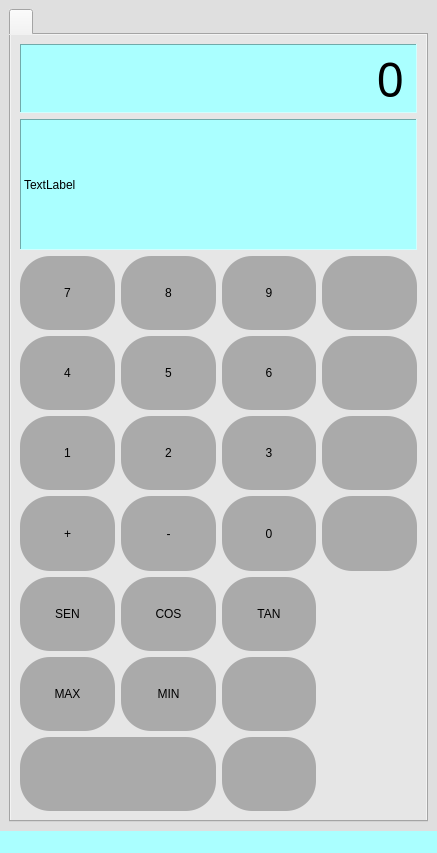
<?xml version="1.0" encoding="UTF-8"?>
<ui version="4.0">
 <class>MainWindow</class>
 <widget class="QMainWindow" name="MainWindow">
  <property name="geometry">
   <rect>
    <x>0</x>
    <y>0</y>
    <width>437</width>
    <height>853</height>
   </rect>
  </property>
  <property name="windowTitle">
   <string>Calculator 33?</string>
  </property>
  <property name="styleSheet">
   <string notr="true">background-color: rgb(170, 255, 255);</string>
  </property>
  <widget class="QWidget" name="centralwidget">
   <property name="styleSheet">
    <string notr="true">

background-color: rgb(223, 223, 223);</string>
   </property>
   <layout class="QVBoxLayout" name="verticalLayout">
    <item>
     <widget class="QTabWidget" name="">
      <property name="styleSheet">
       <string notr="true">background-color: rgb(230, 230, 230);</string>
      </property>
      <widget class="QWidget" name="Page1" native="true">
       <attribute name="title">
        <string/>
       </attribute>
       <layout class="QGridLayout" name="gridLayout">
        <property name="sizeConstraint">
         <enum>QLayout::SetDefaultConstraint</enum>
        </property>
        <item row="5" column="2">
         <widget class="QPushButton" name="Button_0">
          <property name="sizePolicy">
           <sizepolicy hsizetype="MinimumExpanding" vsizetype="Preferred">
            <horstretch>20</horstretch>
            <verstretch>17</verstretch>
           </sizepolicy>
          </property>
          <property name="styleSheet">
           <string notr="true">QPushButton{
font: 75 15pt &quot;Yu Gothic UI Semibold&quot;;
	color: rgb(0,0,0);
	background-color: rgb(38, 0, 0);
border-radius: 30px;

}
QPushButton{
background-color: rgba(170,170,170);
	color:rgb(0,0,0)

}
QPushButton:hover{
color: rgb(61, 61, 61);
	background-color: rgb(238, 238, 238);

}</string>
          </property>
          <property name="text">
           <string>0</string>
          </property>
         </widget>
        </item>
        <item row="5" column="3">
         <widget class="QPushButton" name="Button_Multiplicar">
          <property name="sizePolicy">
           <sizepolicy hsizetype="MinimumExpanding" vsizetype="Preferred">
            <horstretch>20</horstretch>
            <verstretch>17</verstretch>
           </sizepolicy>
          </property>
          <property name="styleSheet">
           <string notr="true">QPushButton{
font: 75 8pt &quot;System&quot;;
	color: rgb(255,255,255);
	background-color: rgb(38, 0, 0);
border-radius: 30px;

}
QPushButton{
background-color: rgba(170,170,170);
	color:rgb(255,255,255)

}
QPushButton:hover{
color: rgb(61, 61, 61);
	background-color: rgb(238, 238, 238);

}</string>
          </property>
          <property name="text">
           <string/>
          </property>
          <property name="icon">
           <iconset>
            <normaloff>../../../Users/holan/OneDrive/Escritorio/x.png</normaloff>../../../Users/holan/OneDrive/Escritorio/x.png</iconset>
          </property>
          <property name="shortcut">
           <string>*</string>
          </property>
         </widget>
        </item>
        <item row="0" column="0" colspan="4">
         <widget class="QLabel" name="outputNumerico">
          <property name="enabled">
           <bool>true</bool>
          </property>
          <property name="sizePolicy">
           <sizepolicy hsizetype="MinimumExpanding" vsizetype="Preferred">
            <horstretch>0</horstretch>
            <verstretch>15</verstretch>
           </sizepolicy>
          </property>
          <property name="maximumSize">
           <size>
            <width>16777</width>
            <height>1677</height>
           </size>
          </property>
          <property name="font">
           <font>
            <family>Yu Gothic UI Semibold</family>
            <pointsize>36</pointsize>
            <weight>7</weight>
            <italic>false</italic>
            <bold>false</bold>
           </font>
          </property>
          <property name="styleSheet">
           <string notr="true">font: 63 36pt &quot;Yu Gothic UI Semibold&quot;;
background-color: rgb(170, 255, 255);
color: rgb(0, 0, 0)
</string>
          </property>
          <property name="frameShape">
           <enum>QFrame::Panel</enum>
          </property>
          <property name="frameShadow">
           <enum>QFrame::Sunken</enum>
          </property>
          <property name="text">
           <string>0</string>
          </property>
          <property name="alignment">
           <set>Qt::AlignRight|Qt::AlignTrailing|Qt::AlignVCenter</set>
          </property>
         </widget>
        </item>
        <item row="4" column="3">
         <widget class="QPushButton" name="Button_Dividir">
          <property name="sizePolicy">
           <sizepolicy hsizetype="MinimumExpanding" vsizetype="Preferred">
            <horstretch>20</horstretch>
            <verstretch>17</verstretch>
           </sizepolicy>
          </property>
          <property name="styleSheet">
           <string notr="true">QPushButton{
font: 75 8pt &quot;System&quot;;
	color: rgb(255,255,255);
	background-color: rgb(38, 0, 0);
border-radius: 30px;

}
QPushButton{
background-color: rgba(170,170,170);
	color:rgb(255,255,255)

}
QPushButton:hover{
color: rgb(61, 61, 61);
	background-color: rgb(238, 238, 238);

}</string>
          </property>
          <property name="text">
           <string/>
          </property>
          <property name="icon">
           <iconset>
            <normaloff>../../../Users/holan/OneDrive/Escritorio/dividir.png</normaloff>../../../Users/holan/OneDrive/Escritorio/dividir.png</iconset>
          </property>
          <property name="shortcut">
           <string>/</string>
          </property>
         </widget>
        </item>
        <item row="4" column="2">
         <widget class="QPushButton" name="Button_3">
          <property name="sizePolicy">
           <sizepolicy hsizetype="MinimumExpanding" vsizetype="Preferred">
            <horstretch>20</horstretch>
            <verstretch>17</verstretch>
           </sizepolicy>
          </property>
          <property name="styleSheet">
           <string notr="true">QPushButton{
font: 75 15pt &quot;Yu Gothic UI Semibold&quot;;
	color: rgb(0,0,0);
	background-color: rgb(38, 0, 0);
border-radius: 30px;

}
QPushButton{
background-color: rgba(170,170,170);
	color:rgb(0,0,0)

}
QPushButton:hover{
color: rgb(61, 61, 61);
	background-color: rgb(238, 238, 238);

}</string>
          </property>
          <property name="text">
           <string>3</string>
          </property>
          <property name="shortcut">
           <string>3</string>
          </property>
         </widget>
        </item>
        <item row="3" column="0">
         <widget class="QPushButton" name="Button_4">
          <property name="sizePolicy">
           <sizepolicy hsizetype="MinimumExpanding" vsizetype="Preferred">
            <horstretch>20</horstretch>
            <verstretch>17</verstretch>
           </sizepolicy>
          </property>
          <property name="styleSheet">
           <string notr="true">QPushButton{
font: 75 15pt &quot;Yu Gothic UI Semibold&quot;;
	color: rgb(0,0,0);
	background-color: rgb(38, 0, 0);
border-radius: 30px;

}
QPushButton{
background-color: rgba(170,170,170);
	color:rgb(0,0,0)

}
QPushButton:hover{
color: rgb(61, 61, 61);
	background-color: rgb(238, 238, 238);

}</string>
          </property>
          <property name="text">
           <string>4</string>
          </property>
          <property name="shortcut">
           <string>4</string>
          </property>
         </widget>
        </item>
        <item row="7" column="2">
         <widget class="QPushButton" name="Button_Promedio">
          <property name="sizePolicy">
           <sizepolicy hsizetype="MinimumExpanding" vsizetype="Preferred">
            <horstretch>20</horstretch>
            <verstretch>17</verstretch>
           </sizepolicy>
          </property>
          <property name="styleSheet">
           <string notr="true">QPushButton{
font: 75 8pt &quot;System&quot;;
	color: rgb(255,255,255);
	background-color: rgb(38, 0, 0);
border-radius: 30px;

}
QPushButton{
background-color: rgba(170,170,170);
	color:rgb(255,255,255)

}
QPushButton:hover{
color: rgb(61, 61, 61);
	background-color: rgb(238, 238, 238);

}</string>
          </property>
          <property name="text">
           <string/>
          </property>
          <property name="icon">
           <iconset>
            <normaloff>../../../Users/holan/OneDrive/Escritorio/kisspng-arithmetic-mean-statistics-symbol-sample-mean-and-normal-distribution-5b57ca3922f746.0912773015324800571432.jpg</normaloff>../../../Users/holan/OneDrive/Escritorio/kisspng-arithmetic-mean-statistics-symbol-sample-mean-and-normal-distribution-5b57ca3922f746.0912773015324800571432.jpg</iconset>
          </property>
         </widget>
        </item>
        <item row="3" column="3">
         <widget class="QPushButton" name="Button_Resta">
          <property name="sizePolicy">
           <sizepolicy hsizetype="MinimumExpanding" vsizetype="Preferred">
            <horstretch>20</horstretch>
            <verstretch>17</verstretch>
           </sizepolicy>
          </property>
          <property name="styleSheet">
           <string notr="true">QPushButton{
font: 75 8pt &quot;System&quot;;
	color: rgb(255,255,255);
	background-color: rgb(38, 0, 0);
border-radius: 30px;

}
QPushButton{
background-color: rgba(170,170,170);
	color:rgb(255,255,255)

}
QPushButton:hover{
color: rgb(61, 61, 61);
	background-color: rgb(238, 238, 238);

}</string>
          </property>
          <property name="text">
           <string/>
          </property>
          <property name="icon">
           <iconset>
            <normaloff>../../../Users/holan/OneDrive/Escritorio/boton-menos.png</normaloff>../../../Users/holan/OneDrive/Escritorio/boton-menos.png</iconset>
          </property>
          <property name="shortcut">
           <string>-</string>
          </property>
         </widget>
        </item>
        <item row="4" column="1">
         <widget class="QPushButton" name="Button_2">
          <property name="sizePolicy">
           <sizepolicy hsizetype="MinimumExpanding" vsizetype="Preferred">
            <horstretch>20</horstretch>
            <verstretch>17</verstretch>
           </sizepolicy>
          </property>
          <property name="styleSheet">
           <string notr="true">QPushButton{
font: 75 15pt &quot;Yu Gothic UI Semibold&quot;;
	color: rgb(0,0,0);
	background-color: rgb(38, 0, 0);
border-radius: 30px;

}
QPushButton{
background-color: rgba(170,170,170);
	color:rgb(0,0,0)

}
QPushButton:hover{
color: rgb(61, 61, 61);
	background-color: rgb(238, 238, 238);

}</string>
          </property>
          <property name="text">
           <string>2</string>
          </property>
          <property name="shortcut">
           <string>2</string>
          </property>
         </widget>
        </item>
        <item row="5" column="1">
         <widget class="QPushButton" name="Button_signoMenos">
          <property name="sizePolicy">
           <sizepolicy hsizetype="MinimumExpanding" vsizetype="Preferred">
            <horstretch>20</horstretch>
            <verstretch>17</verstretch>
           </sizepolicy>
          </property>
          <property name="styleSheet">
           <string notr="true">QPushButton{
font: 75 15pt &quot;Yu Gothic UI Semibold&quot;;
	color: rgb(0,0,0);
	background-color: rgb(38, 0, 0);
border-radius: 30px;

}
QPushButton{
background-color: rgba(170,170,170);
	color:rgb(0,0,0)

}
QPushButton:hover{
color: rgb(61, 61, 61);
	background-color: rgb(238, 238, 238);

}</string>
          </property>
          <property name="text">
           <string>-</string>
          </property>
         </widget>
        </item>
        <item row="2" column="0">
         <widget class="QPushButton" name="Button_7">
          <property name="sizePolicy">
           <sizepolicy hsizetype="MinimumExpanding" vsizetype="Preferred">
            <horstretch>20</horstretch>
            <verstretch>17</verstretch>
           </sizepolicy>
          </property>
          <property name="styleSheet">
           <string notr="true">QPushButton{
font: 75 15pt &quot;Yu Gothic UI Semibold&quot;;
	color: rgb(0,0,0);
	background-color: rgb(38, 0, 0);
border-radius: 30px;

}
QPushButton{
background-color: rgba(170,170,170);
	color:rgb(0,0,0)

}
QPushButton:hover{
color: rgb(61, 61, 61);
	background-color: rgb(238, 238, 238);

}</string>
          </property>
          <property name="text">
           <string>7</string>
          </property>
          <property name="shortcut">
           <string>7</string>
          </property>
         </widget>
        </item>
        <item row="2" column="3">
         <widget class="QPushButton" name="Button_Suma">
          <property name="sizePolicy">
           <sizepolicy hsizetype="MinimumExpanding" vsizetype="Preferred">
            <horstretch>20</horstretch>
            <verstretch>17</verstretch>
           </sizepolicy>
          </property>
          <property name="styleSheet">
           <string notr="true">QPushButton{
font: 75 8pt &quot;System&quot;;
	color: rgb(255,255,255);
	background-color: rgb(38, 0, 0);
border-radius: 30px;

}
QPushButton{
background-color: rgba(170,170,170);
	color:rgb(255,255,255)

}
QPushButton:hover{
color: rgb(61, 61, 61);
	background-color: rgb(238, 238, 238);

}</string>
          </property>
          <property name="text">
           <string/>
          </property>
          <property name="icon">
           <iconset>
            <normaloff>../../../Users/holan/OneDrive/Escritorio/mas-positivo-suma-simbolo-matematico.png</normaloff>../../../Users/holan/OneDrive/Escritorio/mas-positivo-suma-simbolo-matematico.png</iconset>
          </property>
          <property name="shortcut">
           <string>+</string>
          </property>
         </widget>
        </item>
        <item row="4" column="0">
         <widget class="QPushButton" name="Button_1">
          <property name="sizePolicy">
           <sizepolicy hsizetype="MinimumExpanding" vsizetype="Preferred">
            <horstretch>20</horstretch>
            <verstretch>17</verstretch>
           </sizepolicy>
          </property>
          <property name="styleSheet">
           <string notr="true">QPushButton{
font: 75 15pt &quot;Yu Gothic UI Semibold&quot;;
	color: rgb(0,0,0);
	background-color: rgb(38, 0, 0);
border-radius: 30px;

}
QPushButton{
background-color: rgba(170,170,170);
	color:rgb(0,0,0)

}
QPushButton:hover{
color: rgb(61, 61, 61);
	background-color: rgb(238, 238, 238);

}</string>
          </property>
          <property name="text">
           <string>1</string>
          </property>
          <property name="shortcut">
           <string>1</string>
          </property>
         </widget>
        </item>
        <item row="7" column="0">
         <widget class="QPushButton" name="Button_Max">
          <property name="sizePolicy">
           <sizepolicy hsizetype="MinimumExpanding" vsizetype="Preferred">
            <horstretch>20</horstretch>
            <verstretch>17</verstretch>
           </sizepolicy>
          </property>
          <property name="styleSheet">
           <string notr="true">QPushButton{
font: 75 10pt &quot;Yu Gothic UI Semibold&quot;;
	color: rgb(0,0,0);
	background-color: rgb(38, 0, 0);
border-radius: 30px;

}
QPushButton{
background-color: rgba(170,170,170);
	color:rgb(0,0,0)

}
QPushButton:hover{
color: rgb(61, 61, 61);
	background-color: rgb(238, 238, 238);

}</string>
          </property>
          <property name="text">
           <string>MAX</string>
          </property>
         </widget>
        </item>
        <item row="6" column="0">
         <widget class="QPushButton" name="Button_Seno">
          <property name="sizePolicy">
           <sizepolicy hsizetype="MinimumExpanding" vsizetype="Preferred">
            <horstretch>20</horstretch>
            <verstretch>17</verstretch>
           </sizepolicy>
          </property>
          <property name="styleSheet">
           <string notr="true">QPushButton{
font: 75 10pt &quot;Yu Gothic UI Semibold&quot;;
	color: rgb(0,0,0);
	background-color: rgb(38, 0, 0);
border-radius: 30px;

}
QPushButton{
background-color: rgba(170,170,170);
	color:rgb(0,0,0)

}
QPushButton:hover{
color: rgb(61, 61, 61);
	background-color: rgb(238, 238, 238);

}</string>
          </property>
          <property name="text">
           <string>SEN</string>
          </property>
         </widget>
        </item>
        <item row="8" column="0" colspan="2">
         <widget class="QPushButton" name="Button_Atras">
          <property name="sizePolicy">
           <sizepolicy hsizetype="MinimumExpanding" vsizetype="Preferred">
            <horstretch>20</horstretch>
            <verstretch>17</verstretch>
           </sizepolicy>
          </property>
          <property name="styleSheet">
           <string notr="true">QPushButton{
font: 75 15pt &quot;Yu Gothic UI Semibold&quot;;
	color: rgb(0,0,0);
	background-color: rgb(38, 0, 0);
border-radius: 30px;

}
QPushButton{
background-color: rgba(170,170,170);
	color:rgb(0,0,0)

}
QPushButton:hover{
color: rgb(61, 61, 61);
	background-color: rgb(238, 238, 238);

}</string>
          </property>
          <property name="text">
           <string/>
          </property>
          <property name="icon">
           <iconset>
            <normaloff>../../../Users/holan/OneDrive/Escritorio/flecha.png</normaloff>../../../Users/holan/OneDrive/Escritorio/flecha.png</iconset>
          </property>
          <property name="shortcut">
           <string>Backspace</string>
          </property>
         </widget>
        </item>
        <item row="6" column="1">
         <widget class="QPushButton" name="Button_Cos">
          <property name="sizePolicy">
           <sizepolicy hsizetype="MinimumExpanding" vsizetype="Preferred">
            <horstretch>20</horstretch>
            <verstretch>17</verstretch>
           </sizepolicy>
          </property>
          <property name="styleSheet">
           <string notr="true">QPushButton{
font: 75 10pt &quot;Yu Gothic UI Semibold&quot;;
	color: rgb(0,0,0);
	background-color: rgb(38, 0, 0);
border-radius: 30px;

}
QPushButton{
background-color: rgba(170,170,170);
	color:rgb(0,0,0)

}
QPushButton:hover{
color: rgb(61, 61, 61);
	background-color: rgb(238, 238, 238);

}</string>
          </property>
          <property name="text">
           <string>COS</string>
          </property>
         </widget>
        </item>
        <item row="5" column="0">
         <widget class="QPushButton" name="Button_signoMas">
          <property name="sizePolicy">
           <sizepolicy hsizetype="MinimumExpanding" vsizetype="Preferred">
            <horstretch>20</horstretch>
            <verstretch>17</verstretch>
           </sizepolicy>
          </property>
          <property name="styleSheet">
           <string notr="true">QPushButton{
font: 75 15pt &quot;Yu Gothic UI Semibold&quot;;
	color: rgb(0,0,0);
	background-color: rgb(38, 0, 0);
border-radius: 30px;

}
QPushButton{
background-color: rgba(170,170,170);
	color:rgb(0,0,0)

}
QPushButton:hover{
color: rgb(61, 61, 61);
	background-color: rgb(238, 238, 238);

}</string>
          </property>
          <property name="text">
           <string>+</string>
          </property>
         </widget>
        </item>
        <item row="1" column="0" colspan="4">
         <widget class="QLabel" name="outoutLetras">
          <property name="sizePolicy">
           <sizepolicy hsizetype="MinimumExpanding" vsizetype="Preferred">
            <horstretch>0</horstretch>
            <verstretch>30</verstretch>
           </sizepolicy>
          </property>
          <property name="styleSheet">
           <string notr="true">font: 7pt &quot;System&quot;;
background-color: rgb(170, 255, 255);</string>
          </property>
          <property name="frameShape">
           <enum>QFrame::Panel</enum>
          </property>
          <property name="frameShadow">
           <enum>QFrame::Sunken</enum>
          </property>
          <property name="text">
           <string>TextLabel</string>
          </property>
         </widget>
        </item>
        <item row="3" column="1">
         <widget class="QPushButton" name="Button_5">
          <property name="sizePolicy">
           <sizepolicy hsizetype="MinimumExpanding" vsizetype="Preferred">
            <horstretch>20</horstretch>
            <verstretch>17</verstretch>
           </sizepolicy>
          </property>
          <property name="styleSheet">
           <string notr="true">QPushButton{
font: 75 15pt &quot;Yu Gothic UI Semibold&quot;;
	color: rgb(0,0,0);
	background-color: rgb(38, 0, 0);
border-radius: 30px;

}
QPushButton{
background-color: rgba(170,170,170);
	color:rgb(0,0,0)

}
QPushButton:hover{
color: rgb(61, 61, 61);
	background-color: rgb(238, 238, 238);

}</string>
          </property>
          <property name="text">
           <string>5</string>
          </property>
         </widget>
        </item>
        <item row="8" column="2">
         <widget class="QPushButton" name="Button_Igual">
          <property name="sizePolicy">
           <sizepolicy hsizetype="MinimumExpanding" vsizetype="Preferred">
            <horstretch>20</horstretch>
            <verstretch>17</verstretch>
           </sizepolicy>
          </property>
          <property name="styleSheet">
           <string notr="true">QPushButton{
font: 75 8pt &quot;System&quot;;
	color: rgb(255,255,255);
	background-color: rgb(38, 0, 0);
border-radius: 30px;

}
QPushButton{
background-color: rgba(170,170,170);
	color:rgb(255,255,255)

}
QPushButton:hover{
color: rgb(61, 61, 61);
	background-color: rgb(238, 238, 238);

}</string>
          </property>
          <property name="text">
           <string/>
          </property>
          <property name="icon">
           <iconset>
            <normaloff>../../../Users/holan/OneDrive/Escritorio/signo-matematico-igual.png</normaloff>../../../Users/holan/OneDrive/Escritorio/signo-matematico-igual.png</iconset>
          </property>
          <property name="shortcut">
           <string>=</string>
          </property>
         </widget>
        </item>
        <item row="3" column="2">
         <widget class="QPushButton" name="Button_6">
          <property name="sizePolicy">
           <sizepolicy hsizetype="MinimumExpanding" vsizetype="Preferred">
            <horstretch>20</horstretch>
            <verstretch>17</verstretch>
           </sizepolicy>
          </property>
          <property name="styleSheet">
           <string notr="true">QPushButton{
font: 75 15pt &quot;Yu Gothic UI Semibold&quot;;
	color: rgb(0,0,0);
	background-color: rgb(38, 0, 0);
border-radius: 30px;

}
QPushButton{
background-color: rgba(170,170,170);
	color:rgb(0,0,0)

}
QPushButton:hover{
color: rgb(61, 61, 61);
	background-color: rgb(238, 238, 238);

}</string>
          </property>
          <property name="text">
           <string>6</string>
          </property>
          <property name="shortcut">
           <string>6</string>
          </property>
         </widget>
        </item>
        <item row="7" column="1">
         <widget class="QPushButton" name="Button_Min">
          <property name="sizePolicy">
           <sizepolicy hsizetype="MinimumExpanding" vsizetype="Preferred">
            <horstretch>20</horstretch>
            <verstretch>17</verstretch>
           </sizepolicy>
          </property>
          <property name="styleSheet">
           <string notr="true">QPushButton{
font: 75 10pt &quot;Yu Gothic UI Semibold&quot;;
	color: rgb(0,0,0);
	background-color: rgb(38, 0, 0);
border-radius: 30px;

}
QPushButton{
background-color: rgba(170,170,170);
	color:rgb(0,0,0)

}
QPushButton:hover{
color: rgb(61, 61, 61);
	background-color: rgb(238, 238, 238);

}</string>
          </property>
          <property name="text">
           <string>MIN</string>
          </property>
         </widget>
        </item>
        <item row="2" column="1">
         <widget class="QPushButton" name="Button_8">
          <property name="sizePolicy">
           <sizepolicy hsizetype="MinimumExpanding" vsizetype="Preferred">
            <horstretch>20</horstretch>
            <verstretch>17</verstretch>
           </sizepolicy>
          </property>
          <property name="styleSheet">
           <string notr="true">QPushButton{
font: 75 15pt &quot;Yu Gothic UI Semibold&quot;;
	color: rgb(0,0,0);
	background-color: rgb(38, 0, 0);
border-radius: 30px;

}
QPushButton{
background-color: rgba(170,170,170);
	color:rgb(0,0,0)

}
QPushButton:hover{
color: rgb(61, 61, 61);
	background-color: rgb(238, 238, 238);

}</string>
          </property>
          <property name="text">
           <string>8</string>
          </property>
          <property name="shortcut">
           <string>8</string>
          </property>
         </widget>
        </item>
        <item row="2" column="2">
         <widget class="QPushButton" name="Button_9">
          <property name="sizePolicy">
           <sizepolicy hsizetype="MinimumExpanding" vsizetype="Preferred">
            <horstretch>20</horstretch>
            <verstretch>17</verstretch>
           </sizepolicy>
          </property>
          <property name="styleSheet">
           <string notr="true">QPushButton{
font: 75 15pt &quot;Yu Gothic UI Semibold&quot;;
	color: rgb(0,0,0);
	background-color: rgb(38, 0, 0);
border-radius: 30px;

}
QPushButton{
background-color: rgba(170,170,170);
	color:rgb(0,0,0)

}
QPushButton:hover{
color: rgb(61, 61, 61);
	background-color: rgb(238, 238, 238);

}</string>
          </property>
          <property name="text">
           <string>9</string>
          </property>
          <property name="shortcut">
           <string>9</string>
          </property>
         </widget>
        </item>
        <item row="6" column="2">
         <widget class="QPushButton" name="Button_Tan">
          <property name="sizePolicy">
           <sizepolicy hsizetype="MinimumExpanding" vsizetype="Preferred">
            <horstretch>20</horstretch>
            <verstretch>17</verstretch>
           </sizepolicy>
          </property>
          <property name="styleSheet">
           <string notr="true">QPushButton{
font: 75 10pt &quot;Yu Gothic UI Semibold&quot;;
	color: rgb(0,0,0);
	background-color: rgb(38, 0, 0);
border-radius: 30px;

}
QPushButton{
background-color: rgba(170,170,170);
	color:rgb(0,0,0)

}
QPushButton:hover{
color: rgb(61, 61, 61);
	background-color: rgb(238, 238, 238);

}
</string>
          </property>
          <property name="text">
           <string>TAN</string>
          </property>
          <property name="shortcut">
           <string>0</string>
          </property>
         </widget>
        </item>
       </layout>
      </widget>
     </widget>
    </item>
   </layout>
  </widget>
  <widget class="QStatusBar" name="statusbar"/>
 </widget>
 <resources/>
 <connections/>
</ui>
